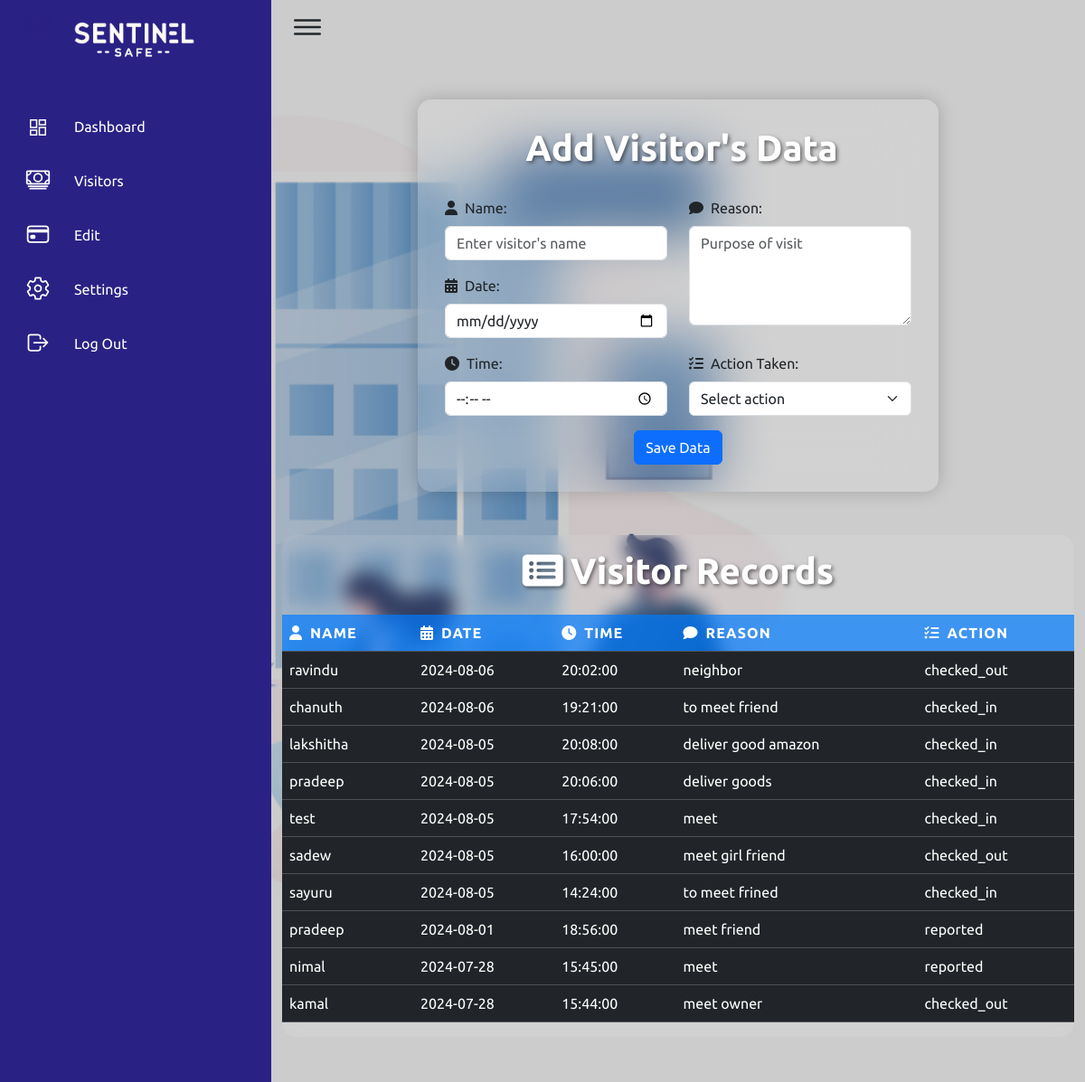
The page /visitorData.php (signed in) on the database its author committed.
### tables this page shows
CREATE TABLE `visitors` (
  `visitorId` int(11) NOT NULL,
  `name` varchar(255) NOT NULL,
  `date` date NOT NULL,
  `time` time NOT NULL,
  `reason` varchar(300) NOT NULL,
  `action_taken` enum('checked_in','checked_out','reported') NOT NULL
);

### classes/Visitor.php (called while the page is built, shortened)
<?php
class Visitor {
    public static function getAllVisitors($con) {
        try {
            $query = "SELECT * FROM visitors ORDER BY date DESC, time DESC";
            $stmt = $con->prepare($query);
            $stmt->execute();
            return $stmt->fetchAll(PDO::FETCH_ASSOC);
        } catch (PDOException $ex) {
            error_log("Database error: " . $ex->getMessage());
            return false;
        }
    }
}

### visitorData.php (the view, shortened to what this page needs)
<!DOCTYPE html>
<html lang="en">
    <head>
        <link href="css/dashboard.css" rel="stylesheet" type="text/css"/>
        <link href="css/maindash.css" rel="stylesheet" type="text/css"/>
        <link href="css/navbar.css" rel="stylesheet" type="text/css"/>
        <link href="css/visitorData.css" rel="stylesheet" type="text/css"/>
        <link href="https://cdn.jsdelivr.net/npm/bootstrap@5.3.3/dist/css/bootstrap.min.css" rel="stylesheet"
 />
        <link rel="stylesheet" href="https://cdnjs.cloudflare.com/ajax/libs/font-awesome/6.4.0/css/all.min.css">
    </head>
    <body>
        <div class="section" >
            <div class="navigation">
                <ul>
                    <li>
                        <a href="dashboard.php">
                            <span class="icon" style="color: #2a2185;">
                                <ion-icon name="cash-outline"></ion-icon>
                            </span>
                            <img src="images/logo.png" alt="" style="width: 150px; height: 50px; margin-top: 20px"/>
                        </a>
                    </li>
                    <li>
                        <a href="dashboard.php">
                            <span class="icon">
                                <span class="material-symbols-outlined">dashboard</span>
                            </span>
                            <span class="title">Dashboard</span>
                        </a>
                    </li>
                    <li>
                        <a href="visitorData.php">
                            <span class="icon">
                                <ion-icon name="cash-outline"></ion-icon>
                            </span>
                            <span class="title">Visitors</span>
                        </a>
                    </li>
                    <li>
                        <a href="editVisitor.php">
                            <span class="icon">
                                <ion-icon name="card-outline"></ion-icon>
                            </span>
                            <span class="title">Edit</span>
                        </a>
                    </li>
                    <li>
                        <a href="settings.php">
                            <span class="icon">
                                <ion-icon name="settings-outline"></ion-icon>
                            </span>
                            <span class="title">Settings</span>
                        </a>
                    </li>
                    <li>
                        <a href="logout.php">
                            <span class="icon">
                                <ion-icon name="log-out-outline"></ion-icon>
                            </span>
                            <span class="title">Log Out</span>
                        </a>
                    </li>
                </ul>
            </div>
            <div>
                <div class="main" style="background-image: linear-gradient(rgba(0, 0, 0, 0.2), rgba(0, 0, 0, 0.2)), url('images/security.jpg');
                     background-size: cover;
                     background-position: right;
                     background-repeat: no-repeat;
                     background-attachment: fixed;
                     min-height: 100vh;
                     font-family: 'Arial', sans-serif;">
                    <div class="topbar">
                        <div class="toggle">
                            <ion-icon name="menu-outline"></ion-icon>
                        </div>
                    </div>
                    <div class="container" >
                        <div class="row">
                            <div class="col-md-8 mx-auto">
                                <div class="form-container">
                                    <h1 class="text-center" id="formTitle">
                                        <i class=" me-2"></i>Add Visitor's Data
                                    </h1>
                                    <form id="dataForm" class="needs-validation" novalidate method="POST" action="saveVisitor.php">
                                        <div class="row">
                                            <div class="col-md-6">
                                                <div class="mb-3">
                                                    <label for="name" class="form-label">
                                                        <i class="fas fa-user me-2"></i>Name:
                                                    </label>
                                                    <input type="text" class="form-control" id="name" name="name" required placeholder="Enter visitor's name">
                                                </div>
                                                <div class="mb-3">
                                                    <label for="date" class="form-label">
                                                        <i class="fas fa-calendar-alt me-2"></i>Date:
                                                    </label>
                                                    <input type="date" class="form-control" id="date" name="date" required>
                                                </div>
                                                <div class="mb-3">
                                                    <label for="time" class="form-label">
                                                        <i class="fas fa-clock me-2"></i>Time:
                                                    </label>
                                                    <input type="time" class="form-control" id="time" name="time" required>
                                                </div>
                                            </div>
                                            <div class="col-md-6">
                                                <div class="mb-3">
                                                    <label for="reason" class="form-label">
                                                        <i class="fas fa-comment me-2"></i>Reason:
                                                    </label>
                                                    <textarea class="form-control" id="reason" name="reason" rows="4" required placeholder="Purpose of visit"></textarea>
                                                </div>
                                                <div class="mb-3 ">
                                                    <label for="action" class="form-label" style="margin-top: 14px">
                                                        <i class="fas fa-tasks me-2"></i>Action Taken:
                                                    </label>
                                                    <select class="form-select" id="action" name="action" required>
                                                        <option value="">Select action</option>
                                                    </select>
                                                </div>
                                            </div>
                                        </div>
                                        <div class="text-center">
                                            <button type="submit" class="btn btn-primary">Save Data</button>
                                        </div>
                                    </form>
                                </div>
                            </div>
                        </div>
                        <div class="table-container mt-5">
                            <h1 class="text-center mb-4 mt-3">
                                <i class="fas fa-list-alt me-2"></i>Visitor Records
                            </h1>
                            <div class="table-responsive">
                                <table class="table table-dark table-hover">
                                    <thead>
                                        <tr>
                                            <th><i class="fas fa-user me-2"></i>Name</th>
                                            <th><i class="fas fa-calendar-alt me-2"></i>Date</th>
                                            <th><i class="fas fa-clock me-2"></i>Time</th>
                                            <th><i class="fas fa-comment me-2"></i>Reason</th>
                                            <th><i class="fas fa-tasks me-2"></i>Action</th>
                                        </tr>
                                    </thead>
                                    <tbody id="visitorTableBody">
                                        <?php
                                        require_once './classes/DbConnector.php';
                                        require_once 'classes/visitor.php';
                                        try {
                                            $dbcon = new DbConnector();
                                            $con = $dbcon->getConnection();
                                            $visitors = Visitor::getAllVisitors($con);
                                            if ($visitors === false) {
                                                echo "<tr><td colspan='5' class='text-center text-danger'>Error: Unable to fetch visitor data.</td></tr>";
                                            } elseif (empty($visitors)) {
                                                echo "<tr><td colspan='5' class='text-center'>No visitor records found.</td></tr>";
                                            } else {
                                                foreach ($visitors as $visitor) {
                                                    echo "<tr>";
                                                    echo "<td>" . htmlspecialchars($visitor['name']) . "</td>";
                                                    echo "<td>" . htmlspecialchars($visitor['date']) . "</td>";
                                                    echo "<td>" . htmlspecialchars($visitor['time']) . "</td>";
                                                    echo "<td>" . htmlspecialchars($visitor['reason']) . "</td>";
                                                    echo "<td>" . htmlspecialchars($visitor['action_taken']) . "</td>";
                                                    echo "</tr>";
                                                }
                                            }
                                        } catch (Exception $e) {
                                            echo "<tr><td colspan='5' class='text-center text-danger'>Error: " . htmlspecialchars($e->getMessage()) . "</td></tr>";
                                            error_log("Error: " . $e->getMessage());
                                        }
                                        ?>
                                    </tbody>
                                </table>
                            </div>
                        </div>
                    </div>
                </div>
            </div>
        </div>
    </body>
</html>

### css/maindash.css (style rules this page uses)
* { font-family: "Ubuntu", sans-serif; margin: 0; padding: 0; box-sizing: border-box; }
:root { --blue: #2a2185; --white: #fff; --gray: #f5f5f5; --black1: #222; --black2: #999; }
body { min-height: 100vh; overflow-x: hidden; }
.section { position: relative; width: 100%; }
.main { position: absolute; width: calc(100% - 300px); left: 300px; min-height: 100vh; background: var(--white); transition: 0.5s; }
.topbar { width: 100%; height: 60px; display: flex; justify-content: space-between; align-items: center; padding: 0 10px; }
.toggle { position: relative; width: 60px; height: 60px; display: flex; justify-content: center; align-items: center; font-size: 2.5rem; cursor: pointer; }

### css/navbar.css (style rules this page uses)
.navigation { position: fixed; width: 300px; height: 100%; background: var(--blue); border-left: 10px solid var(--blue); transition: 0.5s; overflow: hidden; }
.navigation ul { position: absolute; top: 0; left: 0; width: 100%; margin-left: -30px; }
.navigation ul li { position: relative; width: 100%; list-style: none; border-top-left-radius: 30px; border-bottom-left-radius: 30px; }
.navigation ul li:nth-child(1) { margin-bottom: 40px; pointer-events: none; }
.navigation ul li a { position: relative; display: block; width: 100%; display: flex; text-decoration: none; color: var(--white); }
.navigation ul li a .icon { position: relative; display: block; min-width: 60px; height: 60px; line-height: 75px; text-align: center; }
.navigation ul li a .icon ion-icon { font-size: 1.75rem; }
.navigation ul li a .title { position: relative; display: block; padding: 0 10px; height: 60px; line-height: 60px; text-align: start; white-space: nowrap; }
.material-symbols-outlined { font-variation-settings: 'FILL' 0, 'wght' 400, 'GRAD' 0, 'opsz' 48 }

### css/visitorData.css (style rules this page uses)
.container { padding-top: 50px; padding-bottom: 50px; }
.form-container { background-color: rgba(255, 255, 255, 0.1); backdrop-filter: blur(30px); padding: 30px; border-radius: 15px; box-shadow: 0 0 20px rgba(0, 0, 0, 0.2); }
.form-container h1, .table-container h1 { color: #ffffff; font-weight: 700; margin-bottom: 30px; text-shadow: 2px 2px 4px rgba(0, 0, 0, 0.5); }
.form-control, .form-select { background-color: rgba(255, 255, 255, 0.2); border: none; color: #ffffff; }
.form-control::placeholder, .form-select { color: rgba(255, 255, 255, 0.7); }
.btn-primary { background-color: #007bff; border: none; padding: 10px 30px; font-weight: 600; transition: all 0.3s ease; }
.table-container { margin-top: 50px; background-color: rgba(255, 255, 255, 0.1); backdrop-filter: blur(10px); border-radius: 15px; overflow: hidden; }
.table { margin-bottom: 0; }
.table thead th { background-color: rgba(0, 123, 255, 0.7); color: #ffffff; font-weight: 600; text-transform: uppercase; letter-spacing: 1px; }
.table tbody tr { transition: all 0.3s ease; }

### rows shown on the page
visitors: name "ravindu", date "2024-08-06", time "20:02:00", reason "neighbor", action_taken "checked_out"
visitors: name "chanuth", date "2024-08-06", time "19:21:00", reason "to meet friend", action_taken "checked_in"
visitors: name "lakshitha", date "2024-08-05", time "20:08:00", reason "deliver good amazon", action_taken "checked_in"
visitors: name "pradeep", date "2024-08-05", time "20:06:00", reason "deliver goods", action_taken "checked_in"
visitors: name "test", date "2024-08-05", time "17:54:00", reason "meet", action_taken "checked_in"
visitors: name "sadew", date "2024-08-05", time "16:00:00", reason "meet girl friend", action_taken "checked_out"
visitors: name "sayuru", date "2024-08-05", time "14:24:00", reason "to meet frined", action_taken "checked_in"
visitors: name "pradeep", date "2024-08-01", time "18:56:00", reason "meet friend", action_taken "reported"
visitors: name "nimal", date "2024-07-28", time "15:45:00", reason "meet", action_taken "reported"
visitors: name "kamal", date "2024-07-28", time "15:44:00", reason "meet owner", action_taken "checked_out"
